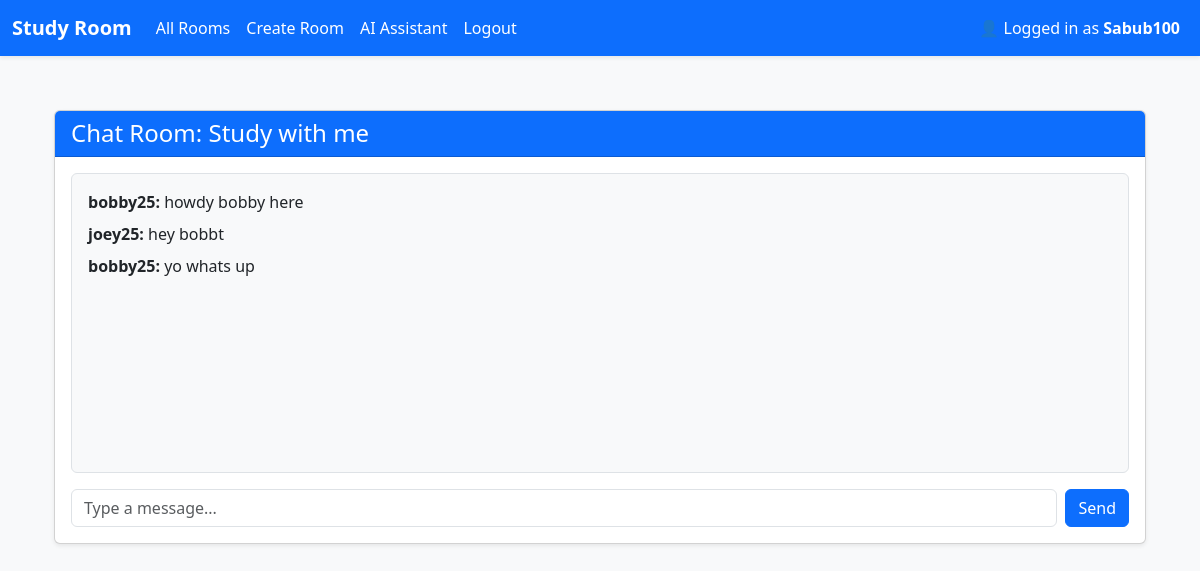
The app's page /studyroom/rooms/4/chat (signed in), older data.
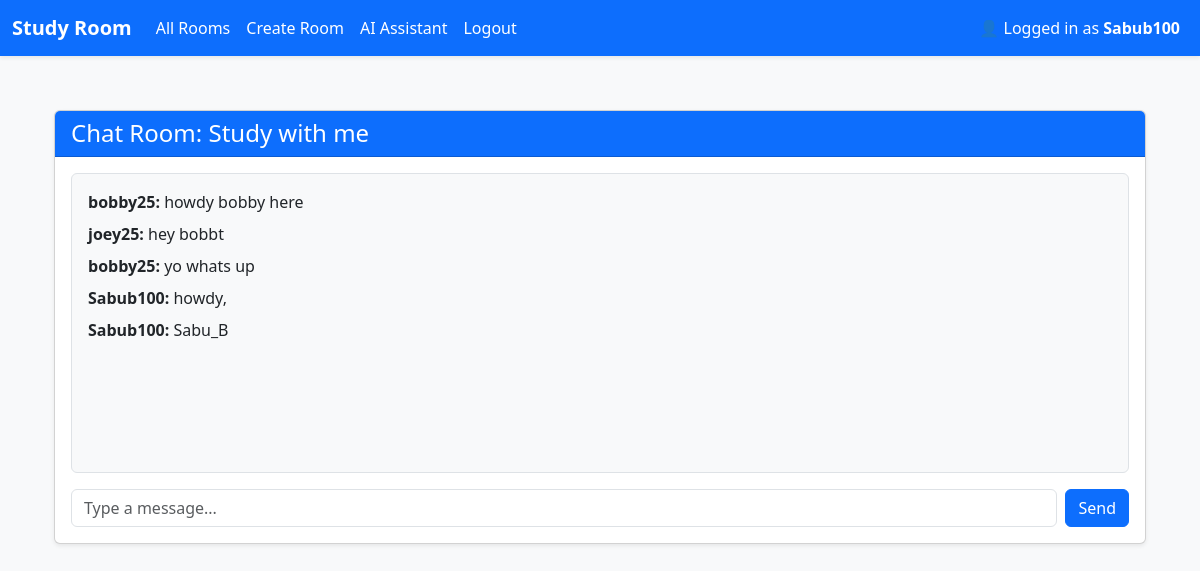
The same page, newer data.
### app/models.py (models this page shows)
class User(db.Model, UserMixin):
    id = db.Column(db.Integer, primary_key=True) # primary_key is the identifier for the table. every id column will automatically become unqiue for every user
    username = db.Column(db.String(25), nullable=False, unique=True) # all field must have value and must be unique. can have 25 char max
    email = db.Column(db.String(120), nullable=False, unique=True)
    password_hash = db.Column(db.String(128), nullable=False)
    bio = db.Column(db.Text, nullable=True)
    image_file = db.Column(db.String(120), default="default.jpg")

class StudyRoom(db.Model):
    id = db.Column(db.Integer, primary_key=True) # each room has a uniuqe id
    name = db.Column(db.String(100), nullable=False) # nullable means column cannot be empty
    description = db.Column(db.Text, nullable=True)
    host_id = db.Column(db.Integer, db.ForeignKey('user.id'), nullable=False) # links to the user who created the room
    created_at = db.Column(db.DateTime, default=datetime.utcnow)
    is_active = db.Column(db.Boolean, default=True)
    host = db.relationship('User', backref=db.backref('study_rooms', lazy=True))
    messages = db.relationship('Message', backref='room', cascade="all, delete", passive_deletes=True)

class Message(db.Model):
    id = db.Column(db.Integer, primary_key=True)
    room_id = db.Column(db.Integer, db.ForeignKey('study_room.id'), nullable=False)
    user_id = db.Column(db.Integer, db.ForeignKey('user.id'), nullable=False) # foreign key means that the column must match the user.id column in user table
    content = db.Column(db.Text, nullable=False)
    timestamp = db.Column(db.DateTime, default=datetime.utcnow)
    user = db.relationship('User', backref=db.backref('messages', lazy=True))

### app/studyroom/routes.py (the view)
@studyroom_bp.route('/rooms/<int:room_id>/chat')
@login_required
def chat(room_id):
    room = StudyRoom.query.get_or_404(room_id)
    messages = Message.query.filter_by(room_id=room.id).order_by(Message.timestamp.asc()).all()
    return render_template('rooms/chat.html', room=room, messages=messages)

### app/__init__.py (called while the page is built)
def create_app():
    app = Flask(__name__)
    app.config.from_object(Config) # set config file
    db.init_app(app)
    login_manager.init_app(app)
    socketio.init_app(app)
    mail.init_app(app)
    from flask_migrate import Migrate
    migrate = Migrate(app, db)
    from app.models import User, StudyRoom
    @login_manager.user_loader
    def load_user(user_id):
        return User.query.get(int(user_id))
    from dotenv import load_dotenv
    load_dotenv()
    from app.auth import auth_bp
    app.register_blueprint(auth_bp, url_prefix='/auth')
    from app.studyroom import studyroom_bp
    app.register_blueprint(studyroom_bp, url_prefix='/studyroom')
    try:
        from app.main import main_bp # Register main Blueprint
        app.register_blueprint(main_bp)
    except ImportError:
        pass
    from app import sockets
    return app

### app/templates/rooms/chat.html (shortened to what this page needs)
{% extends "base.html" %}
{% block content %}
<div class="container py-4">
    <div class="card shadow-sm">
        <div class="card-header bg-primary text-white">
            <h4 class="mb-0">Chat Room: {{ room.name }}</h4>
        </div>
        <div class="card-body">
            <div id="chat-box" class="border rounded p-3 mb-3 bg-light" style="height: 300px; overflow-y: scroll;">
                {% for msg in messages %}
                    <div class="mb-2">
                        <strong>{{ msg.user.username }}:</strong> {{ msg.content }}
                    </div>
                {% endfor %}
            </div>
            <form id="chat-form" class="d-flex">
                <input type="text" id="message" class="form-control me-2" placeholder="Type a message..." required autocomplete="off">
                <button type="submit" class="btn btn-primary">Send</button>
            </form>
        </div>
    </div>
</div>
{% endblock %}

### app/templates/base.html (shortened to what this page needs)
<!DOCTYPE html>
<html lang="en">
<head>
    <link href="https://cdn.jsdelivr.net/npm/bootstrap@5.3.0/dist/css/bootstrap.min.css" rel="stylesheet">
</head>
<body>
<nav class="navbar navbar-expand-lg shadow-sm">
  <div class="container-fluid">
    <a class="navbar-brand fw-bold" href="{{ url_for('main.home') }}">Study Room</a>
    <div class="collapse navbar-collapse" id="navbarNav">
      <ul class="navbar-nav me-auto">
        {% if current_user.is_authenticated %}
          <li class="nav-item">
            <a class="nav-link" href="{{ url_for('studyroom.room_list') }}">All Rooms</a>
          </li>
          <li class="nav-item">
            <a class="nav-link" href="{{ url_for('studyroom.create_room') }}">Create Room</a>
          </li>
          <li class="nav-item">
            <a class="nav-link" href="{{ url_for('studyroom.ai_assistant') }}">AI Assistant</a>
          </li>
          <li class="nav-item">
            <a class="nav-link" href="{{ url_for('auth.logout') }}">Logout</a>
          </li>
        {% endif %}
      </ul>
      {% if current_user.is_authenticated %}
      <ul class="navbar-nav ms-auto">
        <li class="nav-item">
          <a href="{{ url_for('auth.profile') }}" class="nav-link">
            👤 Logged in as <strong>{{ current_user.username }}</strong>
        </a>
        </li>
      </ul>
      {% endif %}
    </div>
  </div>
</nav>
<div class="container">
    {% block content %}{% endblock %}
</div>
</body>
</html>

### app/templates/base.html (style rules this page uses)
body { background-color: #f8f9fa; }
.navbar { background-color: #0d6efd; }
.navbar-brand, .nav-link, .navbar-text { color: white !important; }
.container { margin-top: 30px; }

Row changes from the older to the newer data that the page shows:
added Message: user.username "Sabub100", content "howdy,"
added Message: user.username "Sabub100", content "Sabu_B"
